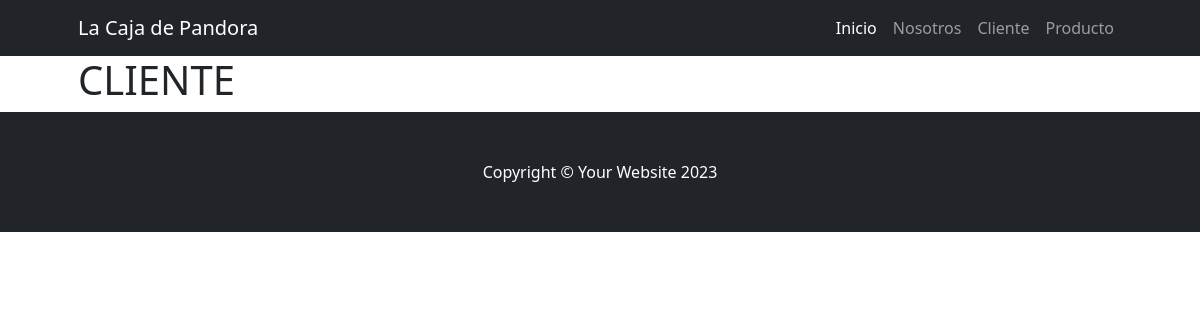
The page /cliente/ on the database as committed earlier.
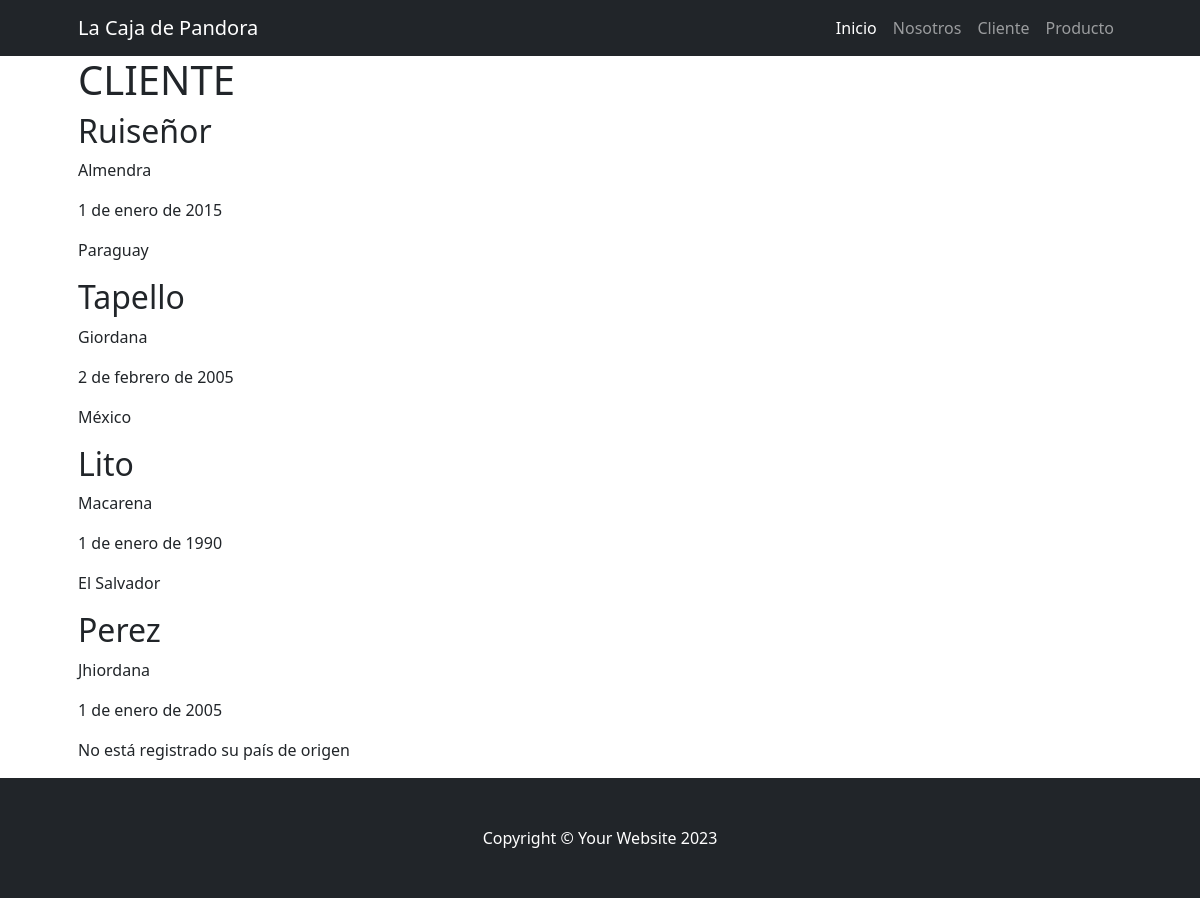
The same page on the database as committed later.
### cliente/models.py (models this page shows, shortened)
class Cliente(models.Model):
    nombre = models.CharField(max_length=100)
    apellido = models.CharField(max_length=100)
    nacimiento = models.DateField(null=True, blank=True)
    pais_origen = models.ForeignKey(Pais, on_delete=models.SET_NULL, null=True, blank=True)

class Pais(models.Model):
    nombre = models.CharField(max_length=100, unique=True)
    def __str__(self):
        return self.nombre

### cliente/views.py (the view)
# urls.py: path("", views.home, name="index"),
def home(request):
    clientes = models.Cliente.objects.all()
    context = {"clientes": clientes}
    return render(request, "cliente/index.html", context)

### cliente/templates/cliente/index.html
{% extends 'core/base.html' %}
{% block contenido_titulo %}
    CLIENTE
{% endblock contenido_titulo %}
{% block contenido %}
    {% for cliente in clientes %}
        <h2>{{ cliente.apellido }}</h2>
        <p>{{ cliente.nombre }}</p>
        {% if cliente.nacimiento %}
            <p>{{ cliente.nacimiento }}</p>
        {% else %}
            <p>No está registrado su fecha de nacimiento</p>
        {% endif %}
        {% if cliente.pais_origen %}
            <p>{{ cliente.pais_origen }}</p>
        {% else %}
            <p>No está registrado su país de origen</p>
        {% endif %}
    {% endfor %}
{% endblock contenido %}

### core/templates/core/base.html (shortened to what this page needs)
{% load static %}
<!DOCTYPE html>
<html lang="es">
    <head>
        <link href="{% static 'core/css/styles.css' %}" rel="stylesheet" />
    </head>
    <body>
        {% include 'core/navbar.html' %}
        <div class="container px-4 px-lg-5">
            <h1>
                {% block contenido_titulo %}
                {% endblock contenido_titulo %}
            </h1>
            {% block contenido %}
            {% endblock contenido %}
        </div>
        {% include 'core/footer.html' %}
    </body>
</html>

### core/templates/core/navbar.html (shortened to what this page needs)
<nav class="navbar navbar-expand-lg navbar-dark bg-dark">
  <div class="container px-5">
      <a class="navbar-brand" href="#!">La Caja de Pandora</a>
      <div class="collapse navbar-collapse" id="navbarSupportedContent">
          <ul class="navbar-nav ms-auto mb-2 mb-lg-0">
              <li class="nav-item"><a class="nav-link active" aria-current="page" href="{% url 'core:index' %}">Inicio</a></li>
              <li class="nav-item"><a class="nav-link" href="{% url 'core:about' %}">Nosotros</a></li>
              <li class="nav-item"><a class="nav-link" href="{% url 'cliente:index' %}">Cliente</a></li>
              <li class="nav-item"><a class="nav-link" href="{% url 'producto:index' %}">Producto</a></li>
          </ul>
      </div>
  </div>
</nav>

### core/templates/core/footer.html
<footer class="py-5 bg-dark">
  <div class="container px-4 px-lg-5"><p class="m-0 text-center text-white">Copyright &copy; Your Website 2023</p></div>
</footer>

Rows that differ between the two databases and show on the page:
added Cliente: apellido "Ruiseñor", nombre "Almendra", nacimiento "1 de enero de 2015", pais_origen "Paraguay"
added Cliente: apellido "Tapello", nombre "Giordana", nacimiento "2 de febrero de 2005", pais_origen "México"
added Cliente: apellido "Lito", nombre "Macarena", nacimiento "1 de enero de 1990", pais_origen "El Salvador"
added Cliente: apellido "Perez", nombre "Jhiordana", nacimiento "1 de enero de 2005", shows "No está registrado su país de origen"
